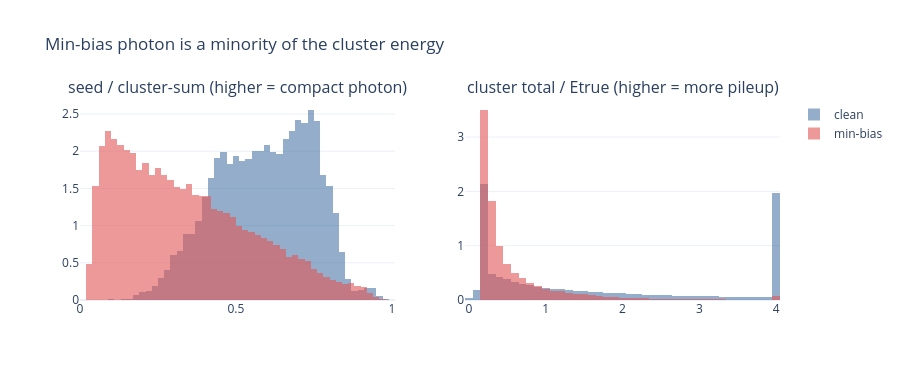

Notebook code for this chart:
### Code cell
# 2) pileup evidence: seed/sum (photon compactness) and total/Etrue
fig = make_subplots(rows=1, cols=2, subplot_titles=("seed / cluster-sum (higher = compact photon)", "cluster total / Etrue (higher = more pileup)"))
for d, name, c in [(CL, "clean", "#4c78a8"), (MB, "min-bias", "#e45756")]:
    Et = d["Et"]; m = (Et >= 1) & (Et <= 100)
    fig.add_trace(go.Histogram(x=d["sd"][m] / d["sm"][m], nbinsx=50, name=name, marker_color=c, opacity=0.6, histnorm="probability density"), row=1, col=1)
    fig.add_trace(go.Histogram(x=np.clip(d["tot"][m] / d["Et"][m] / np.median(CL["tot"] / CL["Et"]), 0, 4), nbinsx=50, name=name, marker_color=c, opacity=0.6, histnorm="probability density", showlegend=False), row=1, col=2)
fig.update_layout(barmode="overlay", template="plotly_white", height=380, title_text="Min-bias photon is a minority of the cluster energy")
fig.show()

### Figure 1 — Plotly figure (JSON) as saved in the notebook; plotly's stock layout.template omitted (floating-point values rounded to 4 significant figures; data arrays with more than 128 entries replaced by an {"elided": "..."} marker saying what was removed)
{"data": [{"histnorm": "probability density", "marker": {"color": "#4c78a8"}, "name": "clean", "nbinsx": 50, "opacity": 0.6, "type": "histogram", "x": {"elided": "77501 float values"}, "xaxis": "x", "yaxis": "y"}, {"histnorm": "probability density", "marker": {"color": "#4c78a8"}, "name": "clean", "nbinsx": 50, "opacity": 0.6, "showlegend": false, "type": "histogram", "x": {"elided": "77501 float values"}, "xaxis": "x2", "yaxis": "y2"}, {"histnorm": "probability density", "marker": {"color": "#e45756"}, "name": "min-bias", "nbinsx": 50, "opacity": 0.6, "type": "histogram", "x": {"elided": "35448 float values"}, "xaxis": "x", "yaxis": "y"}, {"histnorm": "probability density", "marker": {"color": "#e45756"}, "name": "min-bias", "nbinsx": 50, "opacity": 0.6, "showlegend": false, "type": "histogram", "x": {"elided": "35448 float values"}, "xaxis": "x2", "yaxis": "y2"}], "layout": {"annotations": [{"font": {"size": 16}, "showarrow": false, "text": "seed / cluster-sum (higher = compact photon)", "x": 0.225, "xanchor": "center", "xref": "paper", "y": 1, "yanchor": "bottom", "yref": "paper"}, {"font": {"size": 16}, "showarrow": false, "text": "cluster total / Etrue (higher = more pileup)", "x": 0.775, "xanchor": "center", "xref": "paper", "y": 1, "yanchor": "bottom", "yref": "paper"}], "barmode": "overlay", "height": 380, "title": {"text": "Min-bias photon is a minority of the cluster energy"}, "xaxis": {"anchor": "y", "domain": [0, 0.45]}, "xaxis2": {"anchor": "y2", "domain": [0.55, 1]}, "yaxis": {"anchor": "x", "domain": [0, 1]}, "yaxis2": {"anchor": "x2", "domain": [0, 1]}}}
